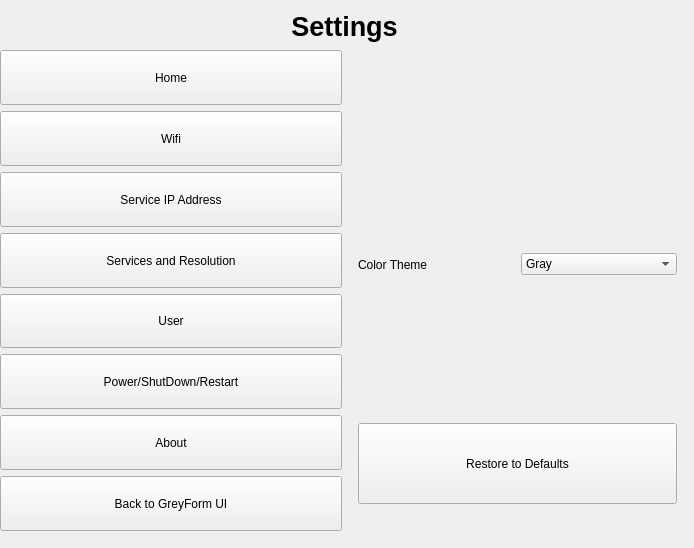
<?xml version="1.0" encoding="UTF-8"?>
<ui version="4.0">
 <class>Form</class>
 <widget class="QWidget" name="Form">
  <property name="geometry">
   <rect>
    <x>0</x>
    <y>0</y>
    <width>694</width>
    <height>548</height>
   </rect>
  </property>
  <property name="sizePolicy">
   <sizepolicy hsizetype="Expanding" vsizetype="Expanding">
    <horstretch>0</horstretch>
    <verstretch>0</verstretch>
   </sizepolicy>
  </property>
  <property name="windowTitle">
   <string>Form</string>
  </property>
  <widget class="QLabel" name="labeltitlsetting">
   <property name="geometry">
    <rect>
     <x>0</x>
     <y>10</y>
     <width>689</width>
     <height>32</height>
    </rect>
   </property>
   <property name="sizePolicy">
    <sizepolicy hsizetype="Minimum" vsizetype="Maximum">
     <horstretch>0</horstretch>
     <verstretch>0</verstretch>
    </sizepolicy>
   </property>
   <property name="font">
    <font>
     <pointsize>20</pointsize>
     <weight>75</weight>
     <bold>true</bold>
    </font>
   </property>
   <property name="text">
    <string>Settings</string>
   </property>
   <property name="textFormat">
    <enum>Qt::AutoText</enum>
   </property>
   <property name="alignment">
    <set>Qt::AlignCenter</set>
   </property>
  </widget>
  <widget class="QWidget" name="settinglayoutWidget">
   <property name="geometry">
    <rect>
     <x>0</x>
     <y>50</y>
     <width>689</width>
     <height>481</height>
    </rect>
   </property>
   <layout class="QHBoxLayout" name="horizontalLayout_2" stretch="1,1">
    <item>
     <layout class="QVBoxLayout" name="verticalLayout_2" stretch="1,1,1,1,1,1,1,1">
      <item>
       <widget class="QPushButton" name="HomeButton">
        <property name="sizePolicy">
         <sizepolicy hsizetype="Minimum" vsizetype="MinimumExpanding">
          <horstretch>0</horstretch>
          <verstretch>0</verstretch>
         </sizepolicy>
        </property>
        <property name="text">
         <string>Home</string>
        </property>
       </widget>
      </item>
      <item>
       <widget class="QPushButton" name="WifiButton">
        <property name="sizePolicy">
         <sizepolicy hsizetype="Minimum" vsizetype="MinimumExpanding">
          <horstretch>0</horstretch>
          <verstretch>0</verstretch>
         </sizepolicy>
        </property>
        <property name="text">
         <string>Wifi</string>
        </property>
       </widget>
      </item>
      <item>
       <widget class="QPushButton" name="serviceIPAddressButton">
        <property name="sizePolicy">
         <sizepolicy hsizetype="Minimum" vsizetype="MinimumExpanding">
          <horstretch>0</horstretch>
          <verstretch>0</verstretch>
         </sizepolicy>
        </property>
        <property name="text">
         <string>Service IP Address</string>
        </property>
       </widget>
      </item>
      <item>
       <widget class="QPushButton" name="ServicesButton">
        <property name="sizePolicy">
         <sizepolicy hsizetype="Minimum" vsizetype="MinimumExpanding">
          <horstretch>0</horstretch>
          <verstretch>0</verstretch>
         </sizepolicy>
        </property>
        <property name="text">
         <string>Services and Resolution</string>
        </property>
       </widget>
      </item>
      <item>
       <widget class="QPushButton" name="UserButton">
        <property name="sizePolicy">
         <sizepolicy hsizetype="Minimum" vsizetype="MinimumExpanding">
          <horstretch>0</horstretch>
          <verstretch>0</verstretch>
         </sizepolicy>
        </property>
        <property name="text">
         <string>User</string>
        </property>
       </widget>
      </item>
      <item>
       <widget class="QPushButton" name="PowerButton">
        <property name="sizePolicy">
         <sizepolicy hsizetype="Minimum" vsizetype="MinimumExpanding">
          <horstretch>0</horstretch>
          <verstretch>0</verstretch>
         </sizepolicy>
        </property>
        <property name="text">
         <string>Power/ShutDown/Restart</string>
        </property>
       </widget>
      </item>
      <item>
       <widget class="QPushButton" name="AboutButton">
        <property name="sizePolicy">
         <sizepolicy hsizetype="Minimum" vsizetype="MinimumExpanding">
          <horstretch>0</horstretch>
          <verstretch>0</verstretch>
         </sizepolicy>
        </property>
        <property name="text">
         <string>About</string>
        </property>
       </widget>
      </item>
      <item>
       <widget class="QPushButton" name="MarkingbackButton">
        <property name="sizePolicy">
         <sizepolicy hsizetype="Minimum" vsizetype="MinimumExpanding">
          <horstretch>0</horstretch>
          <verstretch>0</verstretch>
         </sizepolicy>
        </property>
        <property name="text">
         <string>Back to GreyForm UI</string>
        </property>
       </widget>
      </item>
     </layout>
    </item>
    <item>
     <layout class="QVBoxLayout" name="verticalLayout_4" stretch="1,1">
      <item>
       <widget class="QLabel" name="maintitlelabel">
        <property name="sizePolicy">
         <sizepolicy hsizetype="Preferred" vsizetype="Fixed">
          <horstretch>0</horstretch>
          <verstretch>0</verstretch>
         </sizepolicy>
        </property>
        <property name="font">
         <font>
          <pointsize>15</pointsize>
          <weight>75</weight>
          <bold>true</bold>
         </font>
        </property>
        <property name="text">
         <string/>
        </property>
        <property name="wordWrap">
         <bool>true</bool>
        </property>
       </widget>
      </item>
      <item>
       <widget class="QStackedWidget" name="stackedWidgetsetting">
        <widget class="QWidget" name="settingHomepage">
         <widget class="QWidget" name="layoutWidgethome">
          <property name="geometry">
           <rect>
            <x>10</x>
            <y>130</y>
            <width>319</width>
            <height>111</height>
           </rect>
          </property>
          <layout class="QHBoxLayout" name="horizontalLayout">
           <item>
            <widget class="QLabel" name="colortitlelabel">
             <property name="text">
              <string>Color Theme</string>
             </property>
            </widget>
           </item>
           <item>
            <widget class="QComboBox" name="themebox">
             <item>
              <property name="text">
               <string>Gray</string>
              </property>
             </item>
             <item>
              <property name="text">
               <string>Black</string>
              </property>
             </item>
             <item>
              <property name="text">
               <string>Other Color</string>
              </property>
             </item>
            </widget>
           </item>
          </layout>
         </widget>
         <widget class="QPushButton" name="restoreDefaultsButton">
          <property name="geometry">
           <rect>
            <x>10</x>
            <y>344</y>
            <width>319</width>
            <height>81</height>
           </rect>
          </property>
          <property name="sizePolicy">
           <sizepolicy hsizetype="Minimum" vsizetype="Expanding">
            <horstretch>0</horstretch>
            <verstretch>0</verstretch>
           </sizepolicy>
          </property>
          <property name="text">
           <string>Restore to Defaults</string>
          </property>
         </widget>
        </widget>
        <widget class="QWidget" name="wifipage">
         <widget class="QLabel" name="interface_label">
          <property name="geometry">
           <rect>
            <x>10</x>
            <y>10</y>
            <width>319</width>
            <height>17</height>
           </rect>
          </property>
          <property name="text">
           <string/>
          </property>
          <property name="wordWrap">
           <bool>true</bool>
          </property>
         </widget>
         <widget class="QTreeWidget" name="treeWidget">
          <property name="geometry">
           <rect>
            <x>10</x>
            <y>40</y>
            <width>319</width>
            <height>399</height>
           </rect>
          </property>
          <column>
           <property name="text">
            <string>SSID</string>
           </property>
          </column>
          <column>
           <property name="text">
            <string>Signal Strength</string>
           </property>
          </column>
         </widget>
        </widget>
        <widget class="QWidget" name="serviceipaddresspage">
         <widget class="QLabel" name="ip_label">
          <property name="geometry">
           <rect>
            <x>0</x>
            <y>10</y>
            <width>309</width>
            <height>197</height>
           </rect>
          </property>
          <property name="text">
           <string/>
          </property>
          <property name="wordWrap">
           <bool>true</bool>
          </property>
         </widget>
         <widget class="QLabel" name="Portnumipadd">
          <property name="geometry">
           <rect>
            <x>10</x>
            <y>240</y>
            <width>309</width>
            <height>196</height>
           </rect>
          </property>
          <property name="font">
           <font>
            <pointsize>15</pointsize>
           </font>
          </property>
          <property name="text">
           <string/>
          </property>
          <property name="wordWrap">
           <bool>true</bool>
          </property>
         </widget>
        </widget>
        <widget class="QWidget" name="servicespage">
         <widget class="QWidget" name="layoutWidgetservicestextsize">
          <property name="geometry">
           <rect>
            <x>10</x>
            <y>110</y>
            <width>319</width>
            <height>36</height>
           </rect>
          </property>
          <layout class="QHBoxLayout" name="horizontalLayout_4" stretch="1,1">
           <item>
            <widget class="QLabel" name="Textsizelab">
             <property name="font">
              <font>
               <pointsize>15</pointsize>
              </font>
             </property>
             <property name="text">
              <string>Font Size:</string>
             </property>
            </widget>
           </item>
           <item>
            <widget class="QComboBox" name="Text_size">
             <property name="font">
              <font>
               <pointsize>15</pointsize>
              </font>
             </property>
             <item>
              <property name="text">
               <string>16</string>
              </property>
             </item>
             <item>
              <property name="text">
               <string>18</string>
              </property>
             </item>
             <item>
              <property name="text">
               <string>20</string>
              </property>
             </item>
             <item>
              <property name="text">
               <string>22</string>
              </property>
             </item>
             <item>
              <property name="text">
               <string>24</string>
              </property>
             </item>
             <item>
              <property name="text">
               <string>26</string>
              </property>
             </item>
             <item>
              <property name="text">
               <string>28</string>
              </property>
             </item>
             <item>
              <property name="text">
               <string>30</string>
              </property>
             </item>
             <item>
              <property name="text">
               <string>32</string>
              </property>
             </item>
             <item>
              <property name="text">
               <string>36</string>
              </property>
             </item>
             <item>
              <property name="text">
               <string>40</string>
              </property>
             </item>
            </widget>
           </item>
          </layout>
         </widget>
         <widget class="QLabel" name="host">
          <property name="geometry">
           <rect>
            <x>10</x>
            <y>60</y>
            <width>319</width>
            <height>36</height>
           </rect>
          </property>
          <property name="font">
           <font>
            <pointsize>15</pointsize>
           </font>
          </property>
          <property name="text">
           <string>Host:</string>
          </property>
         </widget>
         <widget class="QWidget" name="layoutWidgetservicesresolution">
          <property name="geometry">
           <rect>
            <x>10</x>
            <y>152</y>
            <width>319</width>
            <height>36</height>
           </rect>
          </property>
          <layout class="QHBoxLayout" name="horizontalLayout_3" stretch="1,1">
           <item>
            <widget class="QLabel" name="Resolutionlab">
             <property name="font">
              <font>
               <pointsize>15</pointsize>
              </font>
             </property>
             <property name="text">
              <string>Resolution:</string>
             </property>
            </widget>
           </item>
           <item>
            <widget class="QComboBox" name="resolutioncomboBox">
             <property name="font">
              <font>
               <pointsize>15</pointsize>
              </font>
             </property>
             <item>
              <property name="text">
               <string>1920 x 1080</string>
              </property>
             </item>
             <item>
              <property name="text">
               <string>1600 x 900</string>
              </property>
             </item>
             <item>
              <property name="text">
               <string>1366 x 768</string>
              </property>
             </item>
             <item>
              <property name="text">
               <string>1280 x 720</string>
              </property>
             </item>
             <item>
              <property name="text">
               <string>800 x 600</string>
              </property>
             </item>
            </widget>
           </item>
          </layout>
         </widget>
         <widget class="QWidget" name="layoutWidgetservicescountryGMT">
          <property name="geometry">
           <rect>
            <x>10</x>
            <y>319</y>
            <width>319</width>
            <height>35</height>
           </rect>
          </property>
          <layout class="QHBoxLayout" name="horizontalLayout_6" stretch="1,1">
           <item>
            <widget class="QLabel" name="setcountryGMT">
             <property name="font">
              <font>
               <pointsize>15</pointsize>
              </font>
             </property>
             <property name="text">
              <string>Country:</string>
             </property>
            </widget>
           </item>
           <item>
            <widget class="QComboBox" name="country">
             <property name="font">
              <font>
               <pointsize>15</pointsize>
              </font>
             </property>
            </widget>
           </item>
          </layout>
         </widget>
         <widget class="QLabel" name="SystemDate">
          <property name="geometry">
           <rect>
            <x>10</x>
            <y>194</y>
            <width>319</width>
            <height>35</height>
           </rect>
          </property>
          <property name="font">
           <font>
            <pointsize>15</pointsize>
           </font>
          </property>
          <property name="text">
           <string>System Date: </string>
          </property>
         </widget>
         <widget class="QWidget" name="layoutWidgetservicessetpass">
          <property name="geometry">
           <rect>
            <x>10</x>
            <y>360</y>
            <width>319</width>
            <height>36</height>
           </rect>
          </property>
          <layout class="QHBoxLayout" name="horizontalLayout_5" stretch="1,1">
           <item>
            <widget class="QLabel" name="setpassword">
             <property name="font">
              <font>
               <pointsize>15</pointsize>
              </font>
             </property>
             <property name="text">
              <string>Set User Password: </string>
             </property>
            </widget>
           </item>
           <item>
            <widget class="QLineEdit" name="PasslineEdit">
             <property name="font">
              <font>
               <pointsize>15</pointsize>
               <stylestrategy>PreferDefault</stylestrategy>
              </font>
             </property>
             <property name="echoMode">
              <enum>QLineEdit::Password</enum>
             </property>
            </widget>
           </item>
          </layout>
         </widget>
         <widget class="QLabel" name="Systemtime">
          <property name="geometry">
           <rect>
            <x>10</x>
            <y>277</y>
            <width>319</width>
            <height>36</height>
           </rect>
          </property>
          <property name="font">
           <font>
            <pointsize>15</pointsize>
           </font>
          </property>
          <property name="text">
           <string>System Time: </string>
          </property>
         </widget>
         <widget class="QLabel" name="SystemMemory">
          <property name="geometry">
           <rect>
            <x>10</x>
            <y>235</y>
            <width>319</width>
            <height>36</height>
           </rect>
          </property>
          <property name="font">
           <font>
            <pointsize>15</pointsize>
           </font>
          </property>
          <property name="text">
           <string>System Memory: </string>
          </property>
         </widget>
        </widget>
        <widget class="QWidget" name="UserPage"/>
        <widget class="QWidget" name="AboutPage">
         <widget class="QLabel" name="version_label">
          <property name="geometry">
           <rect>
            <x>10</x>
            <y>310</y>
            <width>319</width>
            <height>90</height>
           </rect>
          </property>
          <property name="text">
           <string/>
          </property>
         </widget>
         <widget class="QLabel" name="titlelabel">
          <property name="geometry">
           <rect>
            <x>10</x>
            <y>117</y>
            <width>319</width>
            <height>91</height>
           </rect>
          </property>
          <property name="text">
           <string/>
          </property>
         </widget>
         <widget class="QLabel" name="author_label">
          <property name="geometry">
           <rect>
            <x>10</x>
            <y>21</y>
            <width>319</width>
            <height>90</height>
           </rect>
          </property>
          <property name="text">
           <string/>
          </property>
         </widget>
         <widget class="QLabel" name="info_label">
          <property name="geometry">
           <rect>
            <x>10</x>
            <y>214</y>
            <width>319</width>
            <height>90</height>
           </rect>
          </property>
          <property name="text">
           <string/>
          </property>
          <property name="wordWrap">
           <bool>true</bool>
          </property>
         </widget>
        </widget>
        <widget class="QWidget" name="RestartPowerOffPage"/>
       </widget>
      </item>
     </layout>
    </item>
   </layout>
  </widget>
 </widget>
 <resources/>
 <connections/>
</ui>
